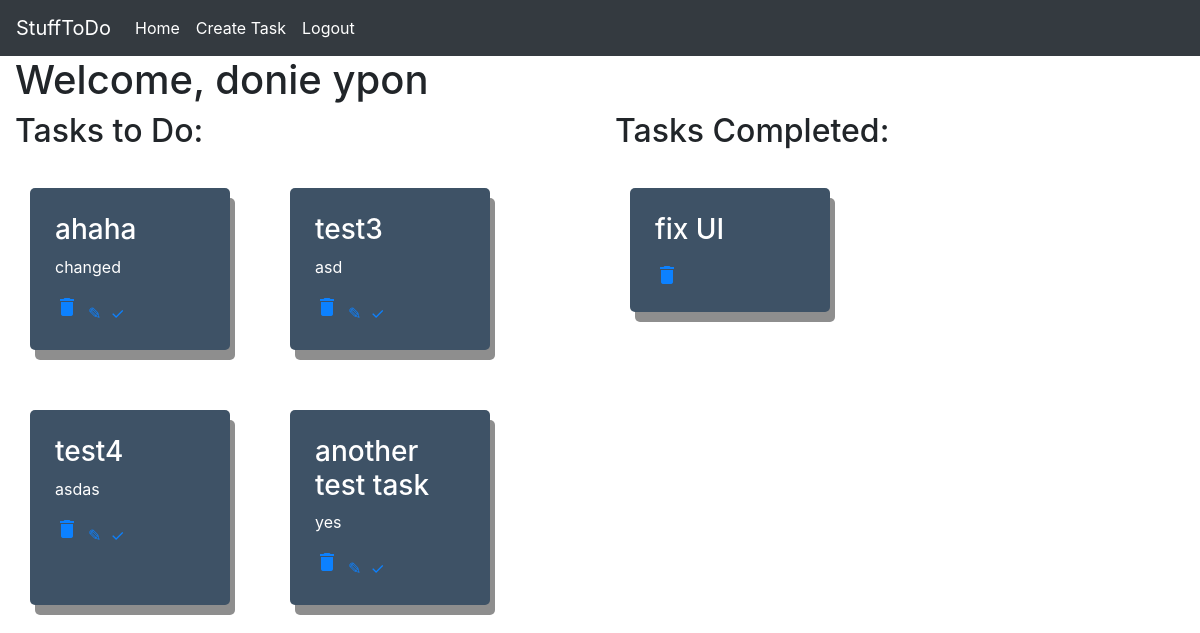
Before: /index (signed in) with the older database file.
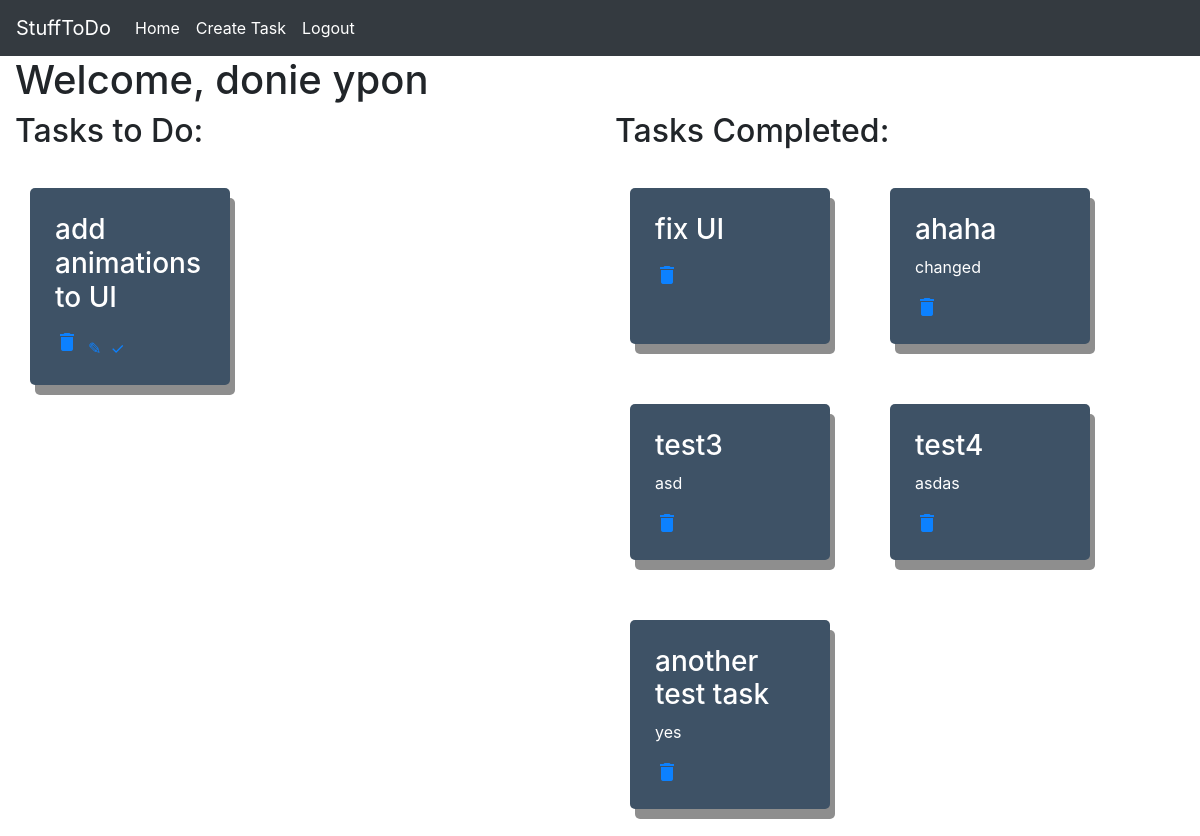
After: the same page with the newer database file.
### app/models.py (models this page shows, shortened)
class User(UserMixin, db.Model):
    id = db.Column(db.Integer, primary_key=True)
    username = db.Column(db.String(64), index=True, unique=True)
    email = db.Column(db.String(128), index=True, unique=True)
    password_hash = db.Column(db.String(128))
    posts = db.relationship('Post', backref='author', lazy='dynamic')

class Post(UserMixin,db.Model):
    id = db.Column(db.Integer, primary_key=True)
    nameTitle = db.Column(db.String(256),  index=True)
    content = db.Column(db.UnicodeText, index=True)
    timestamp = db.Column(db.DateTime, index=True, default=datetime.utcnow)
    complete = db.Column(db.Boolean, default=False)
    user_id = db.Column(db.Integer, db.ForeignKey('user.id'))

### app/routes.py (the view)
@app.route('/')
@app.route('/index')
@login_required
def index():
    post = Post.query.all()
    return render_template('index.html', user=current_user, post=post)

### app/models.py (called while the page is built)
@login.user_loader
def load_user(id):
    return User.query.get(int(id))

### app/templates/index.html
{% extends "base.html" %}
{% block content %}
    <div class="container-fluid">
        <h1>Welcome, {{user.username}}</h1>
        <div class="row">
            <div class="col-lg-6 left-side">
                <h2>Tasks to Do:</h2>
                <div class="row">
                    {% for post in post %}
                    {% if post.complete==False and post.user_id==user.id %}
                        <div class="col-lg-4 col-sm-6 a-task">
                            <h3 style="color: white;">{{post.nameTitle}}</h3>
                            <p style="color: white;">{{post.content}}</p>
                            <a href="{{ url_for('delete', id = post.id) }}"><i class="material-icons">delete</i></a>
                            <a href="{{ url_for('edit', id = post.id) }}">&nbsp;&#9998;&nbsp;</a>
                            <a href="{{ url_for('complete', id = post.id) }}">&#10003;</a>
                        </div>
                    {% endif %}
                    {% endfor %}
                </div>
            </div>
            <div class="col-lg-6">
                <h2>Tasks Completed:</h2>
                <div class="row">
                    {% for post in post %}
                    {% if post.complete==True and post.user_id==user.id %}
                        <div class="col-lg-4 col-sm-6 a-task">
                            <h3 style="color: white;">{{post.nameTitle}}</h3>
                            <p style="color: white;">{{post.content}}</p>
                            <a href="{{ url_for('delete', id = post.id) }}"><i class="material-icons">delete</i></a>
                        </div>
                    {% endif %}
                    {% endfor %}
                </div>
            </div>
        </div>
    </div>
{% endblock %}

### app/templates/base.html (shortened to what this page needs)
<html>
    <head>
        <link rel="stylesheet" href="https://stackpath.bootstrapcdn.com/bootstrap/4.3.1/css/bootstrap.min.css">
        <link rel="stylesheet" href="{{ url_for('static', filename='CSS/base.css') }}">
    </head>
    <body>
        <nav class="navbar navbar-expand-lg navbar-dark bg-dark">
            <a class="navbar-brand" href="#">StuffToDo</a>
            <div class="collapse navbar-collapse" id="navbarSupportedContent">
                <ul class="navbar-nav mr-auto">
                    <li class="nav-item active">
                        <a class="nav-link" href="{{ url_for('index') }}">Home<span class="sr-only">(current)</span></a>
                    </li>
                    <li class="nav-item active">
                        <a class="nav-link" href="{{ url_for('add') }}">Create Task<span class="sr-only">(current)</span></a>
                    </li>
                    <li class="nav-item active">
                        {% if current_user.is_anonymous %}
                        <a class="nav-link" href="{{ url_for('login') }}">Login<span class="sr-only">(current)</span></a>
                        {% else %}
                        <a class="nav-link" href="{{ url_for('logout') }}">Logout<span class="sr-only">(current)</span></a>
                        {% endif %}
                    </li>
                </ul>
            </div>
        </nav>
        {% block content %}{% endblock %}
    </body>
</html>

### app/static/CSS/base.css (style rules this page uses)
body { background-color: white ; min-height: 100vh; }
.a-task { padding: 25px; background-color: #34495e; opacity: .95; margin: 30px; border-radius: 5px; box-shadow: 5px 10px #888888; }

Changed rows visible on the page:
added Post: nameTitle "add animations to UI", shown under "Tasks to Do:"
changed Post "ahaha": moves from the list under "Tasks to Do:" to the list under "Tasks Completed:"
changed Post "test3": moves from the list under "Tasks to Do:" to the list under "Tasks Completed:"
changed Post "test4": moves from the list under "Tasks to Do:" to the list under "Tasks Completed:"
changed Post "another test task": moves from the list under "Tasks to Do:" to the list under "Tasks Completed:"
